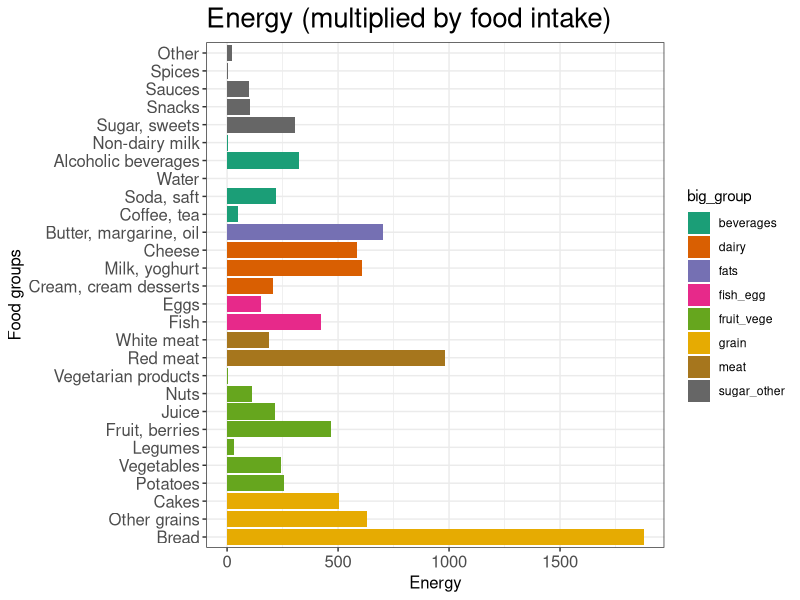
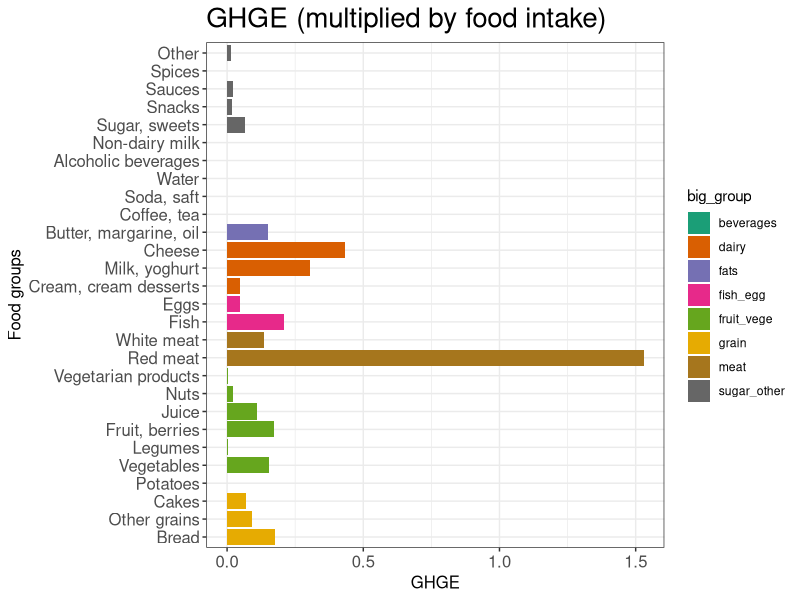
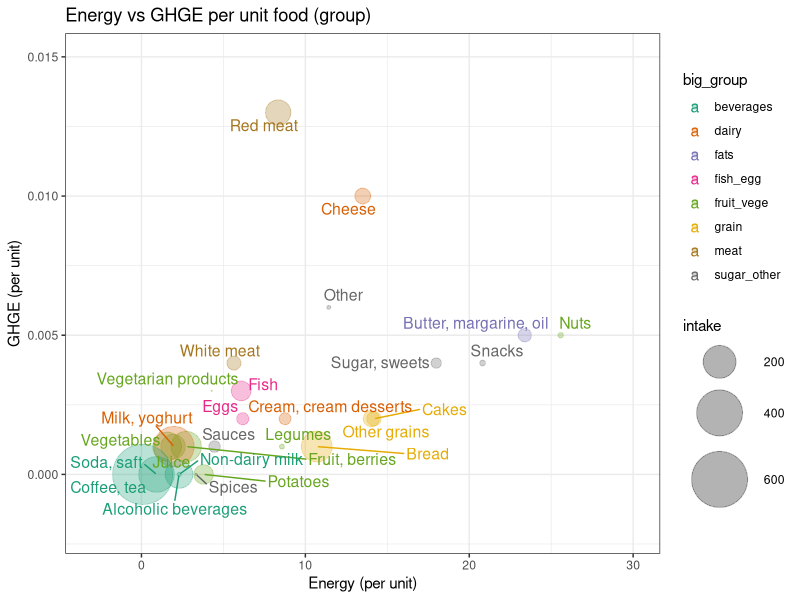
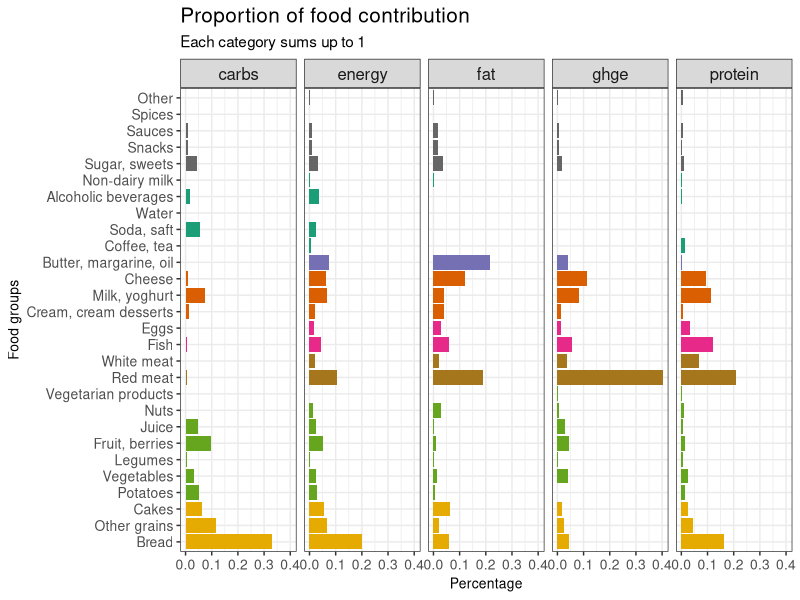

Reproduce these figures in R, in order.
## ---- chunk 1
#| label: load-food-info
#| echo: true
#| eval: true

foods <- read.csv('data/foods.csv', sep = ',')
data.table::setDT(foods) # use data.table format
foods[1:10,] # show the first 10
## ---- chunk 2
#| label: load-contraints
#| echo: true
#| eval: true

constraints <- data.frame(
  constraint = c('lower', 'upper'), 
  energy = c(9000, 10000), 
  protein = c(55, 111.5), 
  fat = c(61.8, 98.8), 
  carbs = c(250, 334.6), 
  sugar = c(0, 54.8), 
  alcohol = c(0, 10),
  ghge = c(0, 4.7)
)
constraints
## ---- chunk 3
#| label: manip-1
#| echo: true
#| eval: true

# compute the contribution (indiv * intake) for 28 foods
ftotal <- apply(X = foods[, c('energy', 'protein', 'fat', 
                              'carbs', 'sugar', 'alcohol', 'ghge')], 
                MARGIN = 2, 
                FUN = function(x){x*foods$intake})
rownames(ftotal) <- foods$food # name the rows
head(ftotal)
## ---- chunk 4
#| label: check-current
#| echo: true
#| eval: true

t(as.matrix(foods$intake)) %*% as.matrix(foods[, .(energy, protein, fat, carbs, sugar, alcohol, ghge)])
## ---- chunk 5
#| label: manip-2
#| echo: true
#| eval: true

# divide by total of all 28 (upper constraints)
fsum <- apply(ftotal, 2, sum)
fsum

fprop <- t(apply(X = ftotal, MARGIN = 1, FUN = function(x){x/fsum}))
fprop <- round(fprop, digits = 3) # keep 3 digits
rownames(fprop) <- foods$food
head(fprop)
## ---- chunk 6
#| label: make-big-group
#| echo: true
#| eval: true
#| code-fold: true
#| code-summary: "Show code"

# first define big groups
grain <- c('Bread', 'Other grains', 'Cakes')
fruit_vege <- c('Potatoes', 'Vegetables', 'Legumes', 'Fruit, berries', 
                'Juice', 'Nuts', 'Vegetarian products')
meat <- c('Red meat', 'White meat')
fish_egg <- c('Fish', 'Eggs')
dairy <- c('Cream, cream desserts', 'Milk, yoghurt', 'Cheese')
fats <- c('Butter, margarine, oil')
beverages <- c('Coffee, tea', 'Soda, saft', 'Water', 
               'Alcoholic beverages', 'Non-dairy milk')
sugar_other <- c('Sugar, sweets', 'Snacks', 'Sauces', 'Spices', 'Other')

# reorder food names to make the plot easier to read
names_ordered <- c(grain, fruit_vege, meat, fish_egg, 
                   dairy, fats, beverages, sugar_other)

names_ordered
## ---- chunk 7
#| label: manip-3
#| echo: true
#| eval: true
#| code-fold: true
#| code-summary: "Show code"

# require some data manip
# need big food group, food name (smaller food group)
pdt <- data.frame(ftotal) # total 
pdt$food_name <- row.names(pdt)
pdt <- data.table::setDT(pdt)

# attach big group
pdt[food_name %in% grain, big_group := 'grain']
pdt[food_name %in% fruit_vege, big_group := 'fruit_vege']
pdt[food_name %in% meat, big_group := 'meat']
pdt[food_name %in% fish_egg, big_group := 'fish_egg']
pdt[food_name %in% dairy, big_group := 'dairy']
pdt[food_name %in% fats, big_group := 'fats']
pdt[food_name %in% beverages, big_group := 'beverages']
pdt[food_name %in% sugar_other, big_group := 'sugar_other']

# make long format
pdt_long <- tidyr::pivot_longer(pdt, cols = -c(food_name, big_group),
                                names_to = 'category')
pdt_long <- data.table::setDT(pdt_long)

# new variable, food_name_order
pdt_long$food_name_order <- factor(pdt_long$food_name, 
                                   levels = names_ordered, 
                                   labels = names_ordered)
## ---- chunk 8
#| label: p1
#| echo: true
#| eval: true
library(ggplot2)
library(ggrepel)
library(RColorBrewer)

p1 <- ggplot(data = pdt_long[category == 'energy'], 
             aes(x = food_name_order, y = value, fill = big_group))
p1 <- p1 + geom_bar(stat = 'identity')
p1 <- p1 + coord_flip()
p1 <- p1 + theme_bw()
p1 <- p1 + scale_fill_brewer(palette = 'Dark2')
p1 <- p1 + labs(title = 'Energy (multiplied by food intake)', 
                x = 'Food groups', 
                y = 'Energy')
p1 <- p1 + theme(axis.text = element_text(size = 12), 
                   axis.title = element_text(size = 12), 
                   plot.title = element_text(size = 20))
p1
## ---- chunk 9
#| label: p2
#| echo: true
#| eval: true
#| code-fold: true
#| code-summary: "Show code"

p2 <- ggplot(data = pdt_long[category == 'ghge'], 
             aes(x = food_name_order, y = value, fill = big_group))
p2 <- p2 + geom_bar(stat = 'identity')
p2 <- p2 + coord_flip()
p2 <- p2 + theme_bw()
p2 <- p2 + scale_fill_brewer(palette = 'Dark2')
p2 <- p2 + labs(title = 'GHGE (multiplied by food intake)', 
                x = 'Food groups', 
                y = 'GHGE')
p2 <- p2 + theme(axis.text = element_text(size = 12), 
                 axis.title = element_text(size = 12), 
                 plot.title = element_text(size = 20))

p2
## ---- chunk 10
#| label: p3
#| echo: true
#| eval: true
#| code-fold: true
#| code-summary: "Show code"

pdfd <- data.table::setDT(foods)
# remove water, outlier
pdfd <- pdfd[food != 'Water']


# attach label 
pdfd[food %in% grain, big_group := 'grain']
pdfd[food %in% fruit_vege, big_group := 'fruit_vege']
pdfd[food %in% meat, big_group := 'meat']
pdfd[food %in% fish_egg, big_group := 'fish_egg']
pdfd[food %in% dairy, big_group := 'dairy']
pdfd[food %in% fats, big_group := 'fats']
pdfd[food %in% beverages, big_group := 'beverages']
pdfd[food %in% sugar_other, big_group := 'sugar_other']


p3 <- ggplot(data = pdfd, 
             aes(x = energy, y = ghge, size = intake, 
                 label = food, color = big_group))
p3 <- p3 + geom_point(alpha = 0.3) + xlim(-3, 30) + ylim(-0.002, 0.015)
p3 <- p3 + scale_size(range = c(0.1, 20))
p3 <- p3 + geom_text_repel(size = 4, max.overlaps = 15)
# p3 <- p3 + geom_text(size = 3, check_overlap = T)
p3 <- p3 + theme_bw()
p3 <- p3 + scale_color_brewer(palette = 'Dark2')
p3 <- p3 + labs(title = 'Energy vs GHGE per unit food (group)', 
                x = 'Energy (per unit)', 
                y = 'GHGE (per unit)')
p3
## ---- chunk 11
#| label: p4
#| echo: true
#| eval: true
#| code-fold: true
#| code-summary: "Show code"

pdfp <- data.frame(fprop) # total 
pdfp$food_name <- row.names(pdfp)

# attach big group
data.table::setDT(pdfp)
pdfp[food_name %in% grain, big_group := 'grain']
pdfp[food_name %in% fruit_vege, big_group := 'fruit_vege']
pdfp[food_name %in% meat, big_group := 'meat']
pdfp[food_name %in% fish_egg, big_group := 'fish_egg']
pdfp[food_name %in% dairy, big_group := 'dairy']
pdfp[food_name %in% fats, big_group := 'fats']
pdfp[food_name %in% beverages, big_group := 'beverages']
pdfp[food_name %in% sugar_other, big_group := 'sugar_other']

pdfp_long <- tidyr::pivot_longer(pdfp, cols = -c(food_name, big_group), names_to = 'category')
pdfp_long <- data.table::setDT(pdfp_long)

# also add orders here
pdfp_long$food_name_order <- factor(pdfp_long$food_name, 
                                   levels = names_ordered, 
                                   labels = names_ordered)

# plot 
p4 <- ggplot(data = pdfp_long[category %in% c('energy', 'protein', 'fat', 'carbs','ghge')], 
             aes(x = food_name_order, y = value, fill = big_group))
p4 <- p4 + geom_bar(stat = 'identity')
p4 <- p4 + coord_flip()
p4 <- p4 + facet_wrap(~category, ncol = 5)
p4 <- p4 + scale_fill_brewer(palette = 'Dark2')
p4 <- p4 + labs(title = 'Proportion of food contribution',
                subtitle = 'Each category sums up to 1',
                x = 'Food groups', 
                y = 'Percentage')
p4 <- p4 + theme_bw()
p4 <- p4 + theme(axis.text = element_text(size = 10), 
                 axis.title = element_text(size = 10), 
                 plot.title = element_text(size = 15), 
                 strip.text = element_text(size = 12), 
                 legend.position = 'none')
p4
